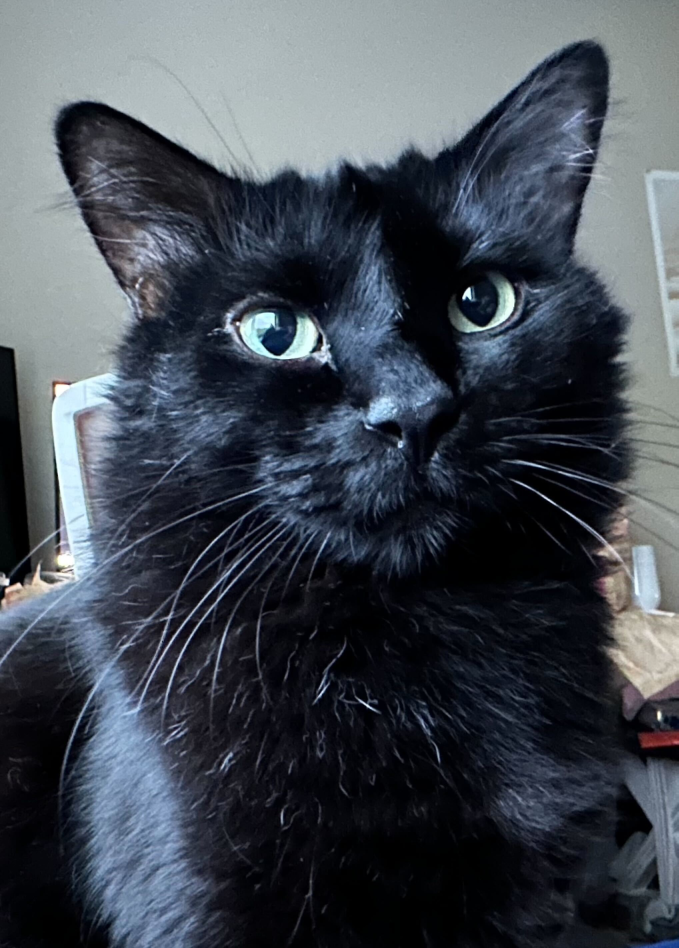
#> input picture comp_3008/03_single_value_decomp/cat.jpg, 2035 x 2844 px (shown at 1/3 size)
$ jupyter execute --allow-errors SVD.ipynb   (shell and % lines are left out)
#> lines starting #> are read from the running program, lines starting #| are printed output that depends on the picture
[cell 1]
import matplotlib.pyplot as plt
import numpy as np
import time
import math
import pandas as pd

from PIL import Image
np.set_printoptions(precision=4, suppress=True)

[cell 2]
# You need to show the work on the homework to get credit, but let's see how you can check your work in python:
A = np.array([[4, 0],
              [3, -5]])

# Perform SVD
U, S, VT = np.linalg.svd(A)

# Print the decomposed matrices
print("U matrix:")
print(U)

print("\nS matrix (as a vector):")
print(S)

print("\nVT matrix:")
print(VT)

# If you want to reconstruct the original matrix
Sigma = np.zeros(A.shape)
for i in range(min(A.shape)):
    Sigma[i, i] = S[i]

reconstructed_A = np.dot(U, np.dot(Sigma, VT))
print("\nReconstructed A matrix:")
print(reconstructed_A)

# Select k singular values
k = 2 # For this example, but you can choose another value less than the rank of A

U_k = U[:, :k]
S_k = np.diag(S[:k])
VT_k = VT[:k, :]

# Approximate matrix A using k singular values
approximated_A = np.dot(U_k, np.dot(S_k, VT_k))


print("\nApproximated A matrix using", k, "singular values:")
print(approximated_A)

[cell 3]
B=np.array([[2,2,8,9],[7,6,1,3],[4,4,9,7],[10,8,1,2]])
# Perform SVD
U, S, VT = np.linalg.svd(B)

# Print the decomposed matrices
print("U matrix:")
print(U)

print("\nS matrix (as a vector):")
print(S)

print("\nVT matrix:")
print(VT)

# If you want to reconstruct the original matrix
Sigma = np.zeros(B.shape)
for i in range(min(B.shape)):
    Sigma[i, i] = S[i]

reconstructed_B = np.dot(U, np.dot(Sigma, VT))
print("\nReconstructed B matrix:")
print(reconstructed_B)
# Select k singular values
k = 2 # For this example, but you can choose another value less than the rank of A

U_k = U[:, :k]
S_k = np.diag(S[:k])
VT_k = VT[:k, :]

# Approximate matrix A using k singular values
approximated_B = np.dot(U_k, np.dot(S_k, VT_k))


print("\nApproximated B matrix using", k, "singular values:")
print(approximated_B)
print(reconstructed_B-approximated_B)

Let's write a function

[cell 4]
def perform_svd(file_name, num_singular_values=None):
    # Load the CSV file into a DataFrame
    df = pd.read_csv(file_name)
    #df.drop([0])

    # Perform SVD
    U, S, VT = np.linalg.svd(df, full_matrices=False)

    # If num_singular_values is specified, approximate the original matrix
    if num_singular_values:
        # Drop smaller singular values and reconstruct the approximation
        S[num_singular_values:] = 0
        approximate_matrix = U @ np.diag(S) @ VT
        return approximate_matrix

    return U, S, VT, df

Let's load in some fake data for movie ratings. Let's look at ratings for 100 movies and 50 viewers.
The movies come from different categories, and the data was generated as if each viewer had a preference for the type of film they liked to watch.

[cell 5]
file_name = 'movie_ratings_new.csv'
#> (the rest of this cell did not finish here and is left out)

[cell 6]
# Let's look at the singular values
print(S)

## Question
Based off of the singular values, how many categories of movies do you think there are?

[cell 7]
# Let's look at just the first row for the approximated matrix and the actual ratings for the first viewer
k=5
#> (the rest of this cell did not finish here and is left out)

print(approximated_matrix[0])
print(np.array(df.head(1))[0])
print(f"The most that any movie is off by is using %s singular values is %s" % (k, max(abs(np.array(df.head(1))[0]-approximated_matrix[0]))))
print("The average difference is ",np.mean(abs(np.array(df.head(1))[0]-approximated_matrix[0])))

[cell 8]
# We can use a scree plot, which is just a ranking of the singular values to see where most of the data is contained:
plt.plot(S)
plt.xlabel('Singular value index')
plt.ylabel('Magnitude')
plt.title('Scree Plot')
plt.show()
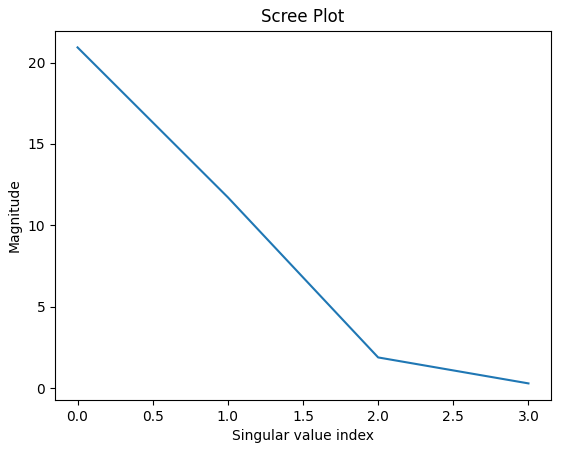
#> figure drawn by matplotlib, 1 panel

Let's load in a image of my adorable cat Lucian

[cell 9]
img = Image.open('cat.jpg')
#> img is the input picture: PIL image 2035x2844 RGB; mean R, G, B 67.3, 74, 83.1
imggray = img.convert('LA')
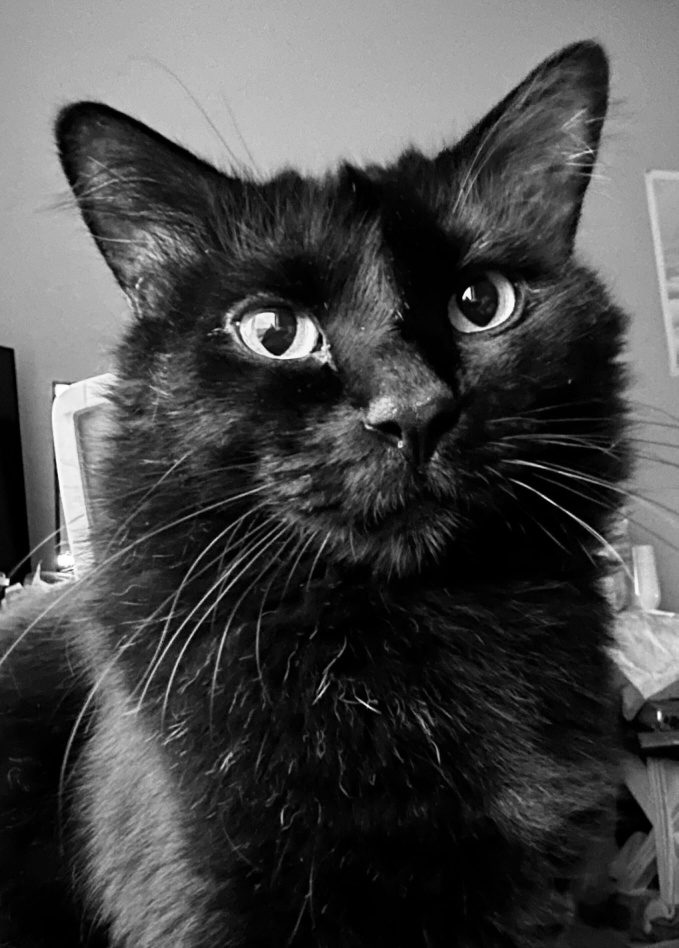
#> imggray: PIL image 2035x2844 LA (shown at 1/3 size); mean R, G, B, A 73, 73, 73, 255
imgmat = np.array(list(imggray.getdata(band=0)), float)
imgmat.shape = (imggray.size[1], imggray.size[0])
imgmat = np.matrix(imgmat)
# Calculate the memory size in MB of the reconstimg
memory_size_MB = imgmat.nbytes / (1024 * 1024)
#> memory_size_MB = 44.16
title = "What a cutie"
plt.figure(figsize=(9,6))
plt.title(title)
plt.imshow(imgmat, cmap='gray');

Now to compute the singular value decomposition:

[cell 10]
U, sigma, V = np.linalg.svd(imgmat)
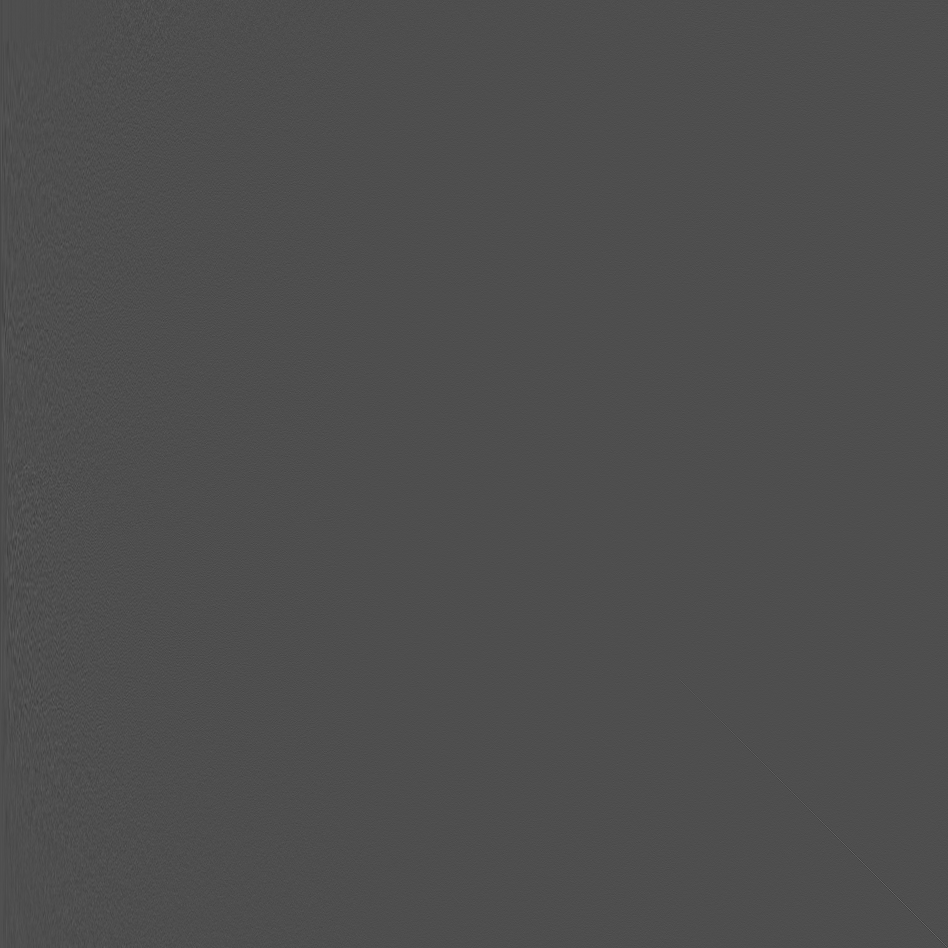
#> U: shape (2844, 2844) float64 (shown at 1/3 size); min -0.239, max 0.537, mean -6.29e-06; drawn with min black and max white
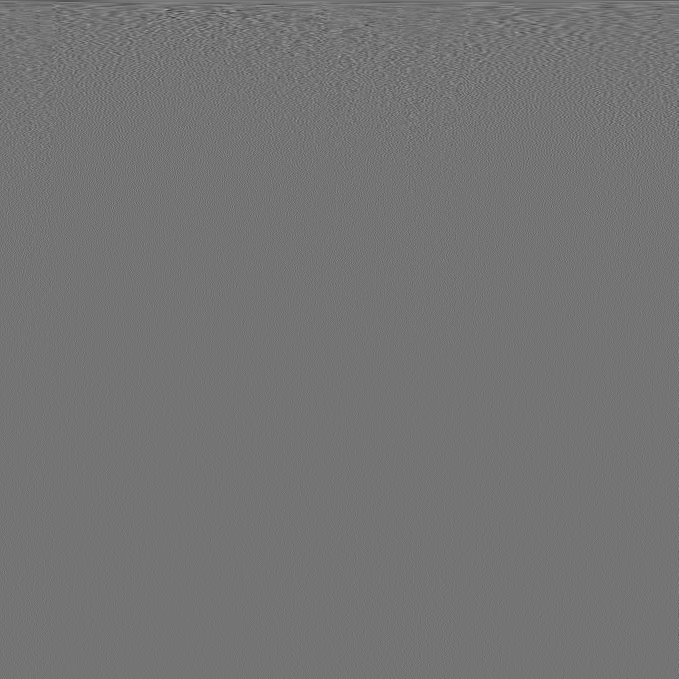
#> V: shape (2035, 2035) float64 (shown at 1/3 size); min -0.143, max 0.168, mean -7e-06; drawn with min black and max white
#> sigma = 2035 values, max 208519 at index 0, min 2.89 at index 2034, mean 582.3
full_decomposition_size = U.nbytes + np.diag(sigma).nbytes + V.nbytes
#> full_decomposition_size = 130966288

[cell 11]
plt.plot(sigma)
plt.xlabel('Singular value index')
plt.ylabel('Magnitude')
plt.title('Scree Plot')
plt.show()
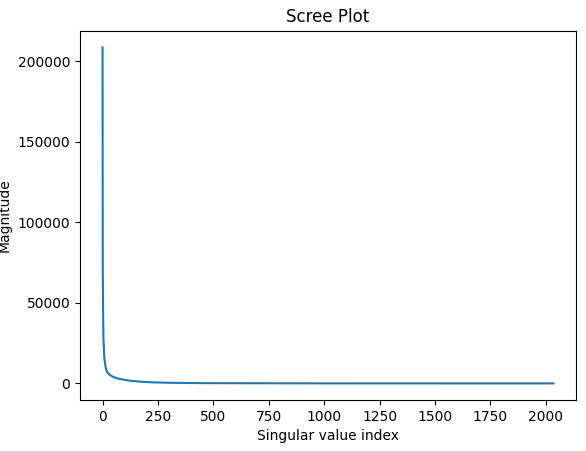
#> figure drawn by matplotlib, 1 panel; curve peaks at x = 0, y = 208519

Using only 5 of the slightly over 2000 singular values, we are seeing the cat shape start to appear:

[cell 12]
reconstimg = np.matrix(U[:, :5]) * np.diag(sigma[:5]) * np.matrix(V[:5, :])
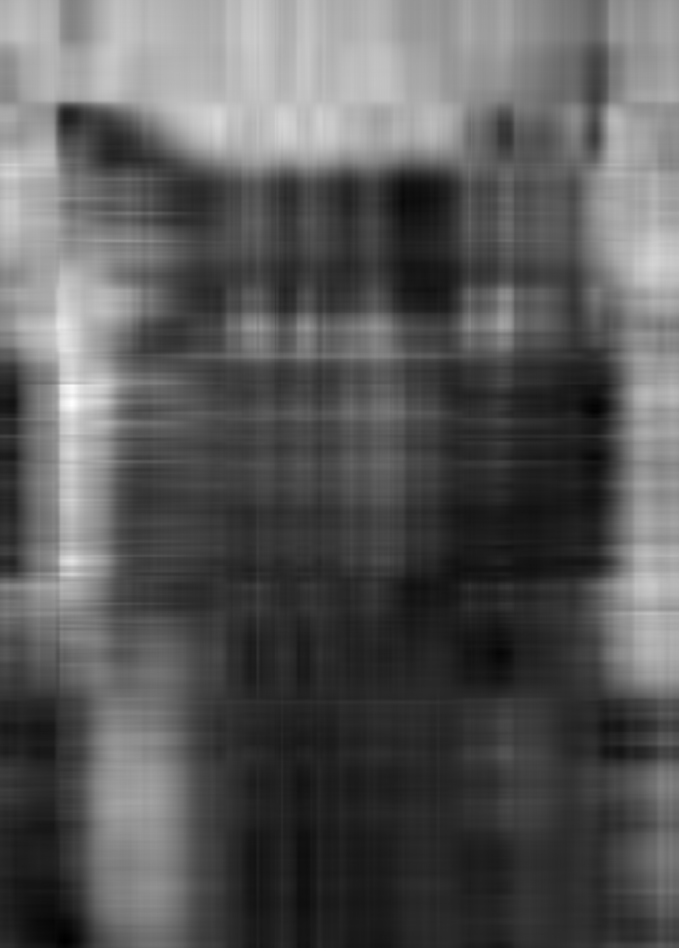
#> reconstimg: shape (2844, 2035) float64 (shown at 1/3 size); min -31.35, max 266.7, mean 73.1; drawn with min black and max white
plt.imshow(reconstimg, cmap='gray')

# Calculate the memory size in MB of the reconstimg
memory_size_MB = reconstimg.nbytes / (1024 * 1024)
title = f"n = 5"

plt.title(title)
plt.show()

At 10 singular values, we're starting to see the cuteness recovered:

[cell 13]
i=10
truncated_U = U[:, :i]
truncated_Sigma = np.diag(sigma[:i])
truncated_V = V[:i, :]

reconstimg = truncated_U * truncated_Sigma * truncated_V
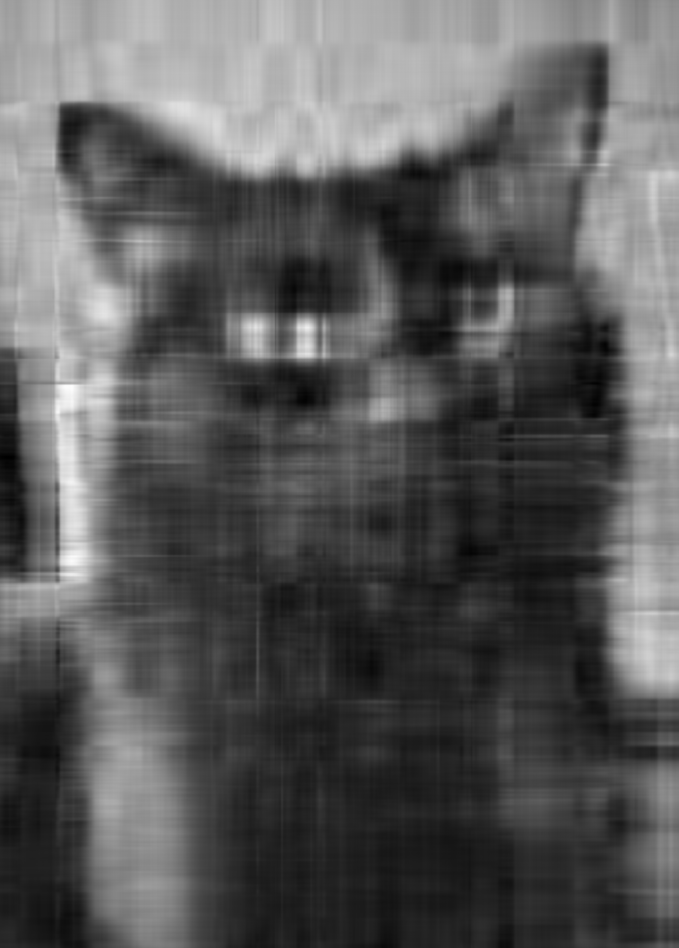
#> reconstimg: shape (2844, 2035) float64 (shown at 1/3 size); min -31.29, max 263.8, mean 73; drawn with min black and max white
plt.imshow(reconstimg, cmap='gray')

# Calculate the memory size of the truncated matrices
compressed_size = (truncated_U.nbytes + truncated_Sigma.nbytes + truncated_V.nbytes)
#> compressed_size = 391120
compression_ratio = (1 - compressed_size / full_decomposition_size) * 100
#> compression_ratio = 99.7
title = f"n = {i}, Data Reduction: {compression_ratio:.2f}%"
#> title = 'n = 10, Data Reduction: 99.70%'

plt.title(title)
plt.show()

With only a handful more of singular values, we can get a significantly better picture and use only a fraction of the amount of data:

[cell 14]
# Size of the fully decomposed matrices
full_decomposition_size = U.nbytes + np.diag(sigma).nbytes + V.nbytes

# Plot reconstructed images and display data size reduction
for i in range(10, 201, 10):
    truncated_U = U[:, :i]
    truncated_Sigma = np.diag(sigma[:i])
    truncated_V = V[:i, :]

    reconstimg = truncated_U * truncated_Sigma * truncated_V
    plt.imshow(reconstimg, cmap='gray')

    # Calculate the memory size of the truncated matrices
    compressed_size = (truncated_U.nbytes + truncated_Sigma.nbytes + truncated_V.nbytes)
    compression_ratio = (1 - compressed_size / full_decomposition_size) * 100
    title = f"n = {i}, Data Reduction: {compression_ratio:.2f}%"

    plt.title(title)
    plt.show()
#> this loop made 20 passes
#> (compressed_size, compression_ratio, title) on passes 1 to 12: (391120, 99.7, 'n = 10, Data Reduction: 99.70%'), (783840, 99.4, 'n = 20, Data Reduction: 99.40%'), (1178160, 99.1, 'n = 30, Data Reduction: 99.10%'), (1574080, 98.8, 'n = 40, Data Reduction: 98.80%'), (1971600, 98.49, 'n = 50, Data Reduction: 98.49%'), (2370720, 98.19, 'n = 60, Data Reduction: 98.19%'), (2771440, 97.88, 'n = 70, Data Reduction: 97.88%'), (3173760, 97.58, 'n = 80, Data Reduction: 97.58%'), (3577680, 97.27, 'n = 90, Data Reduction: 97.27%'), (3983200, 96.96, 'n = 100, Data Reduction: 96.96%'), (4390320, 96.65, 'n = 110, Data Reduction: 96.65%'), (4799040, 96.34, 'n = 120, Data Reduction: 96.34%')
#> pass 2, `truncated_Sigma = np.diag(sigma[:i])`:
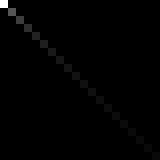
#> truncated_Sigma: shape (20, 20) float64 (shown 8 times larger); min 0, max 208519, mean 1478.7; drawn with min black and max white
#> pass 2, `reconstimg = truncated_U * truncated_Sigma * truncated_V`:
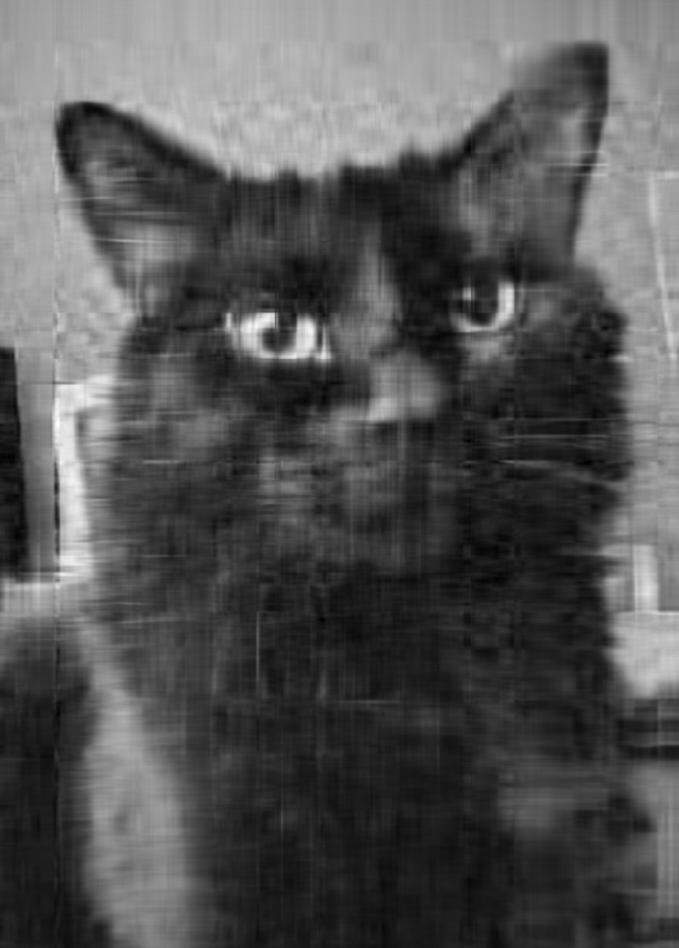
#> reconstimg: shape (2844, 2035) float64 (shown at 1/3 size); min -27.61, max 275.1, mean 73; drawn with min black and max white
